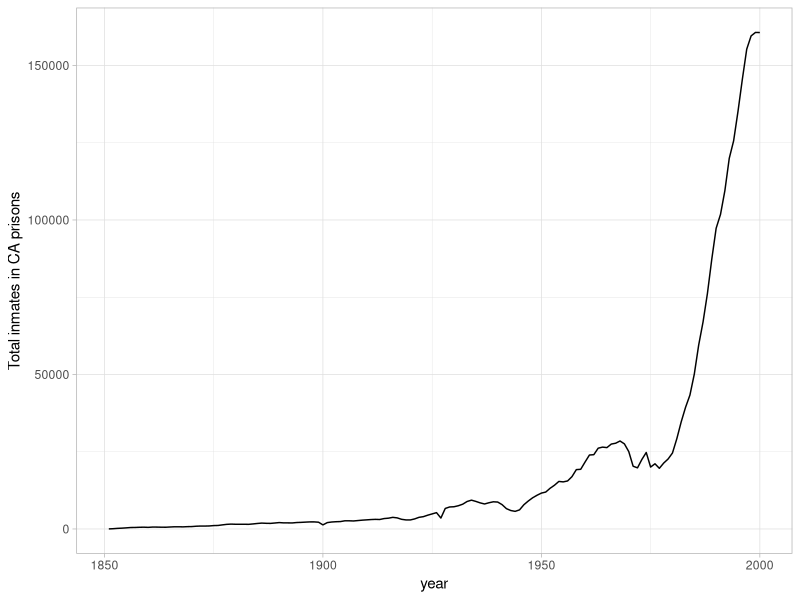
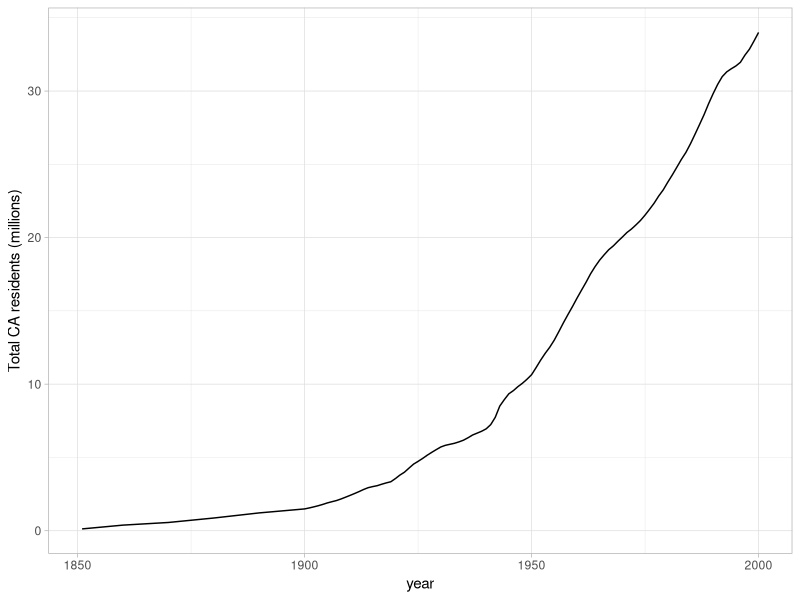
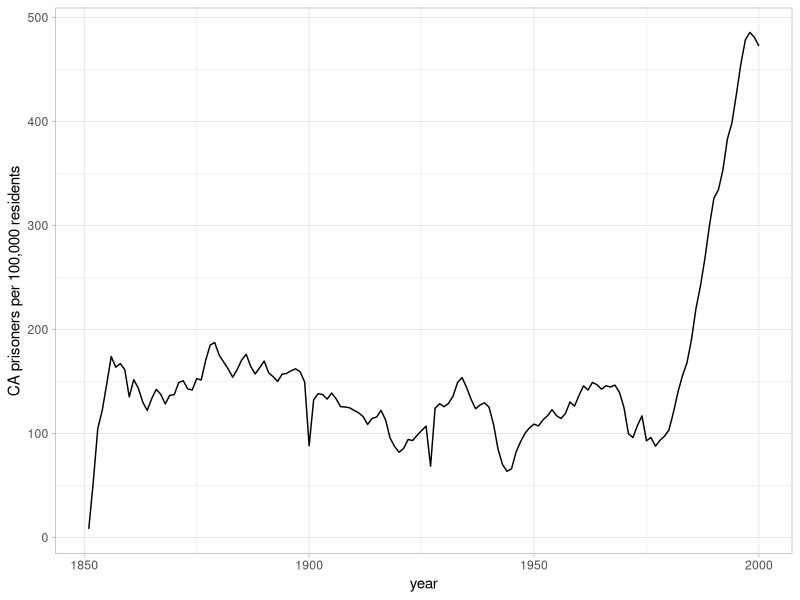

Here is the R script that generated these plots, in order:
# this script makes a line plot of historical prison
# population sizes through time
require(dplyr)
require(ggplot2)
require(stringr)

# read in data
prison <- read.table("../data/total_inmate_pop_by_year.txt",
                     header = T, sep = "\t", stringsAsFactors = F)
# take early historical census data from every 10 years 1850-1900
# and estimate intermediate values for each year
# using linear interpolation
pop_old_10yr <- read.table("../data/CA_census_1850-1900.csv",
                           header = T, stringsAsFactors = F,
                           sep = ",") %>%
  mutate(pop_count = as.integer(stringr::str_replace_all(pop_count, ",", ""))) # get rid of commas in numbers
pop_old_1yr <- approx(x = pop_old_10yr$year, y = pop_old_10yr$pop_count, 
                                             xout = 1851:1900, method = "linear") %>%
  as.data.frame(.) %>%
  data.table::setnames(c("year", "pop_count"))
pop_recent <- read.table("../data/CA_total_population_formatted_1900-2019.csv",
                  header = T, sep = ",", stringsAsFactors = F) %>%
  # convert strings with commas to numbers, and multiply by 1000 because Population is in units thousands
  mutate(pop_count = as.integer(stringr::str_replace_all(Population, ",", ""))*1000) %>%
  dplyr::rename(year = July_year) %>%
  dplyr::select(year, pop_count) %>%
  dplyr::filter(year > 1900) # filter out small overlap b/c earlier source is more precise

# combine data and calculate inmates per 100,000 total population
d <- bind_rows(pop_old_1yr, pop_recent) %>%
  left_join(prison, ., by = "year") %>%
  mutate(inmate_per_100k = inmate_count/pop_count*100000)


# plot
ggplot(d, aes(x = year, y = inmate_count)) +
  geom_line() +
  theme_light() +
  ylab("Total inmates in CA prisons")
ggplot(d, aes(x = year, y = pop_count/10^6)) +
  geom_line() +
  theme_light() +
  ylab("Total CA residents (millions)")
ggplot(d, aes(x = year, y = inmate_per_100k)) +
  geom_line() +
  theme_light() +
  ylab("CA prisoners per 100,000 residents")
